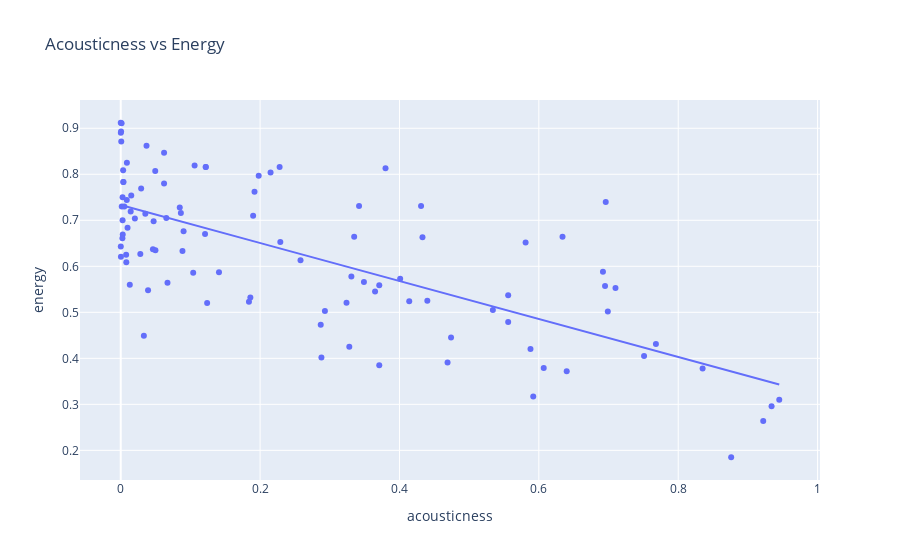

Source (notebook cell):
### Code cell
fig = px.scatter(df, x='acousticness', y='energy', trendline='ols', title='Acousticness vs Energy')
fig.show()
